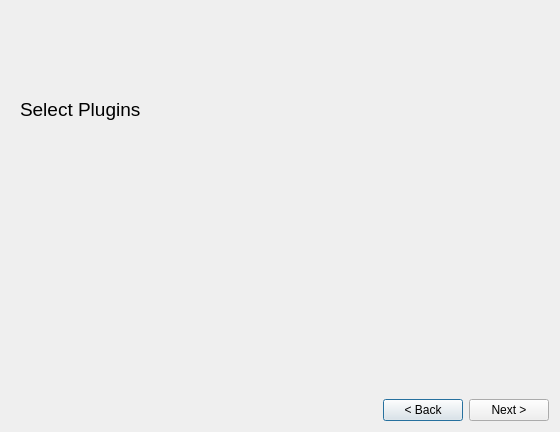
<?xml version="1.0" encoding="UTF-8"?>
<ui version="4.0">
 <class>WQtCreateProjectDlg</class>
 <widget class="QDialog" name="WQtCreateProjectDlg">
  <property name="geometry">
   <rect>
    <x>0</x>
    <y>0</y>
    <width>560</width>
    <height>432</height>
   </rect>
  </property>
  <property name="windowTitle">
   <string>Create Project</string>
  </property>
  <property name="windowIcon">
   <iconset resource="../../../Tools/Libs/GuiFoundation/QtResources/resources.qrc">
    <normaloff>:/GuiFoundation/Icons/ProjectAdd.svg</normaloff>:/GuiFoundation/Icons/ProjectAdd.svg</iconset>
  </property>
  <layout class="QVBoxLayout" name="verticalLayout">
   <item>
    <widget class="QStackedWidget" name="StackedPages">
     <property name="currentIndex">
      <number>1</number>
     </property>
     <widget class="QWidget" name="Basics" native="true">
      <layout class="QVBoxLayout" name="verticalLayout_2">
       <item>
        <widget class="QLabel" name="label_4">
         <property name="text">
          <string>Project Name:</string>
         </property>
        </widget>
       </item>
       <item>
        <widget class="QLineEdit" name="ProjectName">
         <property name="readOnly">
          <bool>false</bool>
         </property>
        </widget>
       </item>
       <item>
        <widget class="QLabel" name="label_5">
         <property name="text">
          <string>Parent Folder::</string>
         </property>
        </widget>
       </item>
       <item>
        <layout class="QHBoxLayout" name="horizontalLayout_3">
         <item>
          <widget class="QLineEdit" name="ProjectFolder">
           <property name="readOnly">
            <bool>true</bool>
           </property>
          </widget>
         </item>
         <item>
          <widget class="QToolButton" name="BrowseFolder">
           <property name="toolTip">
            <string>Open folder in explorer.</string>
           </property>
           <property name="text">
            <string>...</string>
           </property>
           <property name="icon">
            <iconset resource="../../../Tools/Libs/GuiFoundation/QtResources/resources.qrc">
             <normaloff>:/GuiFoundation/Icons/OpenFolder.svg</normaloff>:/GuiFoundation/Icons/OpenFolder.svg</iconset>
           </property>
          </widget>
         </item>
        </layout>
       </item>
       <item>
        <widget class="QLabel" name="label_6">
         <property name="text">
          <string>Project to Create::</string>
         </property>
        </widget>
       </item>
       <item>
        <widget class="QLineEdit" name="ResultPath">
         <property name="readOnly">
          <bool>true</bool>
         </property>
        </widget>
       </item>
       <item>
        <spacer name="verticalSpacer">
         <property name="orientation">
          <enum>Qt::Vertical</enum>
         </property>
         <property name="sizeHint" stdset="0">
          <size>
           <width>20</width>
           <height>252</height>
          </size>
         </property>
        </spacer>
       </item>
      </layout>
     </widget>
     <widget class="QWidget" name="Plugins_2" native="true">
      <layout class="QVBoxLayout" name="verticalLayout_3">
       <item>
        <widget class="QLabel" name="label_2">
         <property name="text">
          <string>&lt;html&gt;&lt;head/&gt;&lt;body&gt;&lt;p&gt;&lt;span style=&quot; font-size:14pt;&quot;&gt;Select Plugins&lt;/span&gt;&lt;/p&gt;&lt;/body&gt;&lt;/html&gt;</string>
         </property>
        </widget>
       </item>
       <item>
        <widget class="WQtPluginSelectionWidget" name="Plugins" native="true">
         <property name="minimumSize">
          <size>
           <width>20</width>
           <height>20</height>
          </size>
         </property>
        </widget>
       </item>
      </layout>
     </widget>
     <widget class="QWidget" name="Templates">
      <layout class="QVBoxLayout" name="verticalLayout_4">
       <item>
        <widget class="QLabel" name="label">
         <property name="text">
          <string>&lt;html&gt;&lt;head/&gt;&lt;body&gt;&lt;p&gt;&lt;span style=&quot; font-size:14pt;&quot;&gt;Select Project Template&lt;/span&gt;&lt;/p&gt;&lt;/body&gt;&lt;/html&gt;</string>
         </property>
        </widget>
       </item>
       <item>
        <widget class="QListWidget" name="ProjectTemplates">
         <property name="movement">
          <enum>QListView::Static</enum>
         </property>
         <property name="resizeMode">
          <enum>QListView::Adjust</enum>
         </property>
         <property name="viewMode">
          <enum>QListView::IconMode</enum>
         </property>
        </widget>
       </item>
      </layout>
     </widget>
     <widget class="QWidget" name="Summary">
      <layout class="QVBoxLayout" name="verticalLayout_5">
       <item>
        <widget class="QLabel" name="label_3">
         <property name="text">
          <string>&lt;html&gt;&lt;head/&gt;&lt;body&gt;&lt;p&gt;&lt;span style=&quot; font-size:14pt;&quot;&gt;Summary&lt;/span&gt;&lt;/p&gt;&lt;/body&gt;&lt;/html&gt;</string>
         </property>
        </widget>
       </item>
       <item>
        <spacer name="verticalSpacer_3">
         <property name="orientation">
          <enum>Qt::Vertical</enum>
         </property>
         <property name="sizeType">
          <enum>QSizePolicy::Fixed</enum>
         </property>
         <property name="sizeHint" stdset="0">
          <size>
           <width>20</width>
           <height>20</height>
          </size>
         </property>
        </spacer>
       </item>
       <item>
        <widget class="QLabel" name="label_7">
         <property name="text">
          <string>Project to Create:</string>
         </property>
        </widget>
       </item>
       <item>
        <widget class="QLineEdit" name="ResultPath2">
         <property name="readOnly">
          <bool>true</bool>
         </property>
        </widget>
       </item>
       <item>
        <widget class="QLabel" name="label_8">
         <property name="text">
          <string>Project Template:</string>
         </property>
        </widget>
       </item>
       <item>
        <widget class="QLineEdit" name="ChosenTemplate">
         <property name="readOnly">
          <bool>true</bool>
         </property>
        </widget>
       </item>
       <item>
        <spacer name="verticalSpacer_2">
         <property name="orientation">
          <enum>Qt::Vertical</enum>
         </property>
         <property name="sizeHint" stdset="0">
          <size>
           <width>20</width>
           <height>268</height>
          </size>
         </property>
        </spacer>
       </item>
      </layout>
     </widget>
    </widget>
   </item>
   <item>
    <layout class="QHBoxLayout" name="horizontalLayout">
     <item>
      <spacer name="horizontalSpacer">
       <property name="orientation">
        <enum>Qt::Horizontal</enum>
       </property>
       <property name="sizeHint" stdset="0">
        <size>
         <width>40</width>
         <height>20</height>
        </size>
       </property>
      </spacer>
     </item>
     <item>
      <widget class="QPushButton" name="Prev">
       <property name="text">
        <string>&lt; Back</string>
       </property>
      </widget>
     </item>
     <item>
      <widget class="QPushButton" name="Next">
       <property name="text">
        <string>Next &gt;</string>
       </property>
      </widget>
     </item>
    </layout>
   </item>
  </layout>
 </widget>
 <customwidgets>
  <customwidget>
   <class>WQtPluginSelectionWidget</class>
   <extends>QWidget</extends>
   <header location="global">EditorFramework/Dialogs/PluginSelectionWidget.moc.h</header>
   <container>1</container>
  </customwidget>
 </customwidgets>
 <resources>
  <include location="../../../Tools/Libs/GuiFoundation/QtResources/resources.qrc"/>
  <include location="../QtResources/resources.qrc"/>
 </resources>
 <connections/>
</ui>
